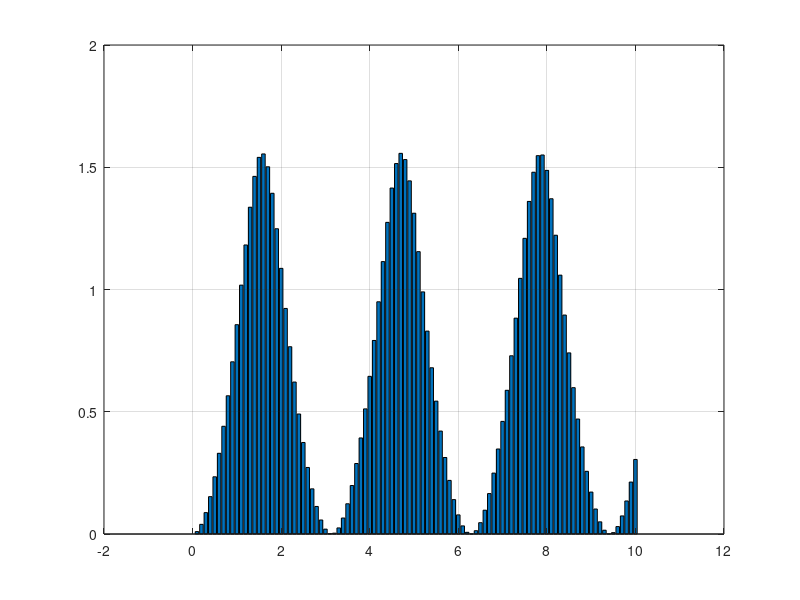

This chart was generated by the following MATLAB code: (Note: this script raises an error after producing the figure.)
format compact

%drawing plot that depicts our method of integrating
X=0:0.1:10;
Y=tan(sin(X).^2);
figure
bar(X,Y)
grid on

%definite integral

%preparing variables for numerical integration
S=zeros(1,6);
step_x = [1 0.5 0.25 0.125 0.0625 0.03125];

%integration manually using 'rectangular' method(function Sum in separate file)
for i = 1:1:6
    S(1,i)=Sum(step_x(1,i));
end

%calculating integral analytically for comparison
SumAnal = integral(f01, 0, 10);
display(SumAnal, 'Analytical solution')
display(S, 'Numerical solutions');

%making a plot that shows that the smaller is the step, the closer is the
%result to analytical solution
figure
hold on
bar(0.03*step_x);
plot(abs(S-SumAnal), '-o');
legend('dx (not to scale)', 'difference between analytical and numerical solutions');